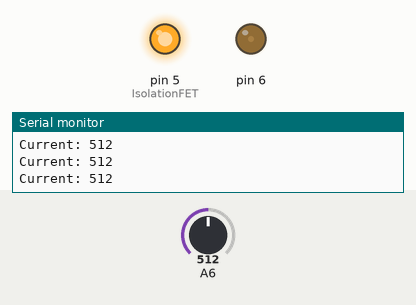
Simulated run of this sketch. Board: Arduino Uno, built with avr-gcc and run on an emulated ATmega328P. On the bench: output pins drawn as LEDs (lit = HIGH), the last lines printed to the serial monitor. The test bench sets the inputs (shaded band); at power-on: A6 = 512.

Above: at 1.26 s.
1.3 s: A6 set to 711
4.3 s: A6 set to 731
At 4.8 s:
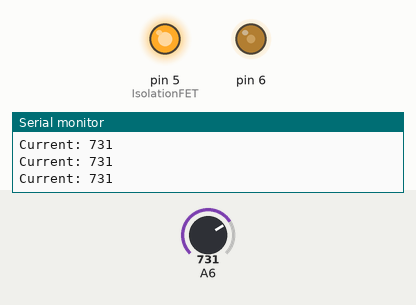
5.8 s: A6 set to 716
At 8.26 s:
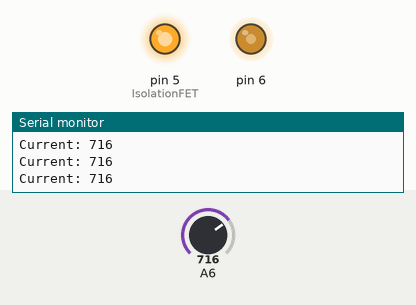
8.8 s: A6 set to 745
11.8 s: A6 set to 725
At 13.0 s:
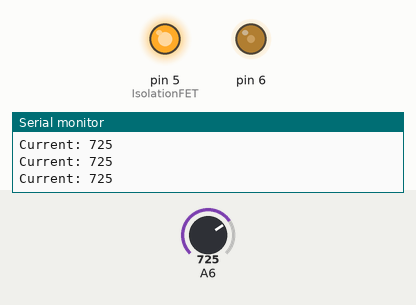
Timing chart, 0 to 14.3 s (numbered marks = the images above; inputs shaded):
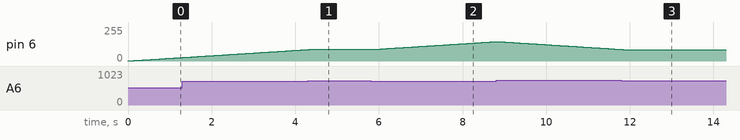

The sketch:

CurrentControl.ino
```cpp
#include <avr/io.h>
#include <avr/interrupt.h>
int DutyCycle = 1;
int IncrementPin = 2;
int PotDirPin = 3;
int IsolationFET = 5;
void setup() {


    /* Set up PWM signal */
    DDRD |= (1<<DDD6);                   //Set PD6 as output
    OCR0A = DutyCycle;                   //Set duty cycle (DC = x/228)
    TCCR0A |= (1<<COM0A1);               //Set to non inverting
    TCCR0A |= (1<<WGM01)|(1<<WGM00);     //Set to fast PWM
    TCCR0B |= (1<<CS01);                 //Set prescaler to 8 and start PWM


//    /* Set up ADC */
//    ADMUX |= (0 << REFS1) | (1 << REFS0); //Reference of AVcc
//    ADCSRA |= (1 << ADEN) | (1 << ADPS2) | (1 << ADPS1) | ( 1 << ADPS0); //Enable the ADC and set the prescaler to 128, ADC frequency of 125kHz
//    ADCSRA |= (1 << ADATE);
//    ADCSRB |= (0 << ADTS2) | (0 << ADTS1) | (0 << ADTS0);
//    ADMUX |= (0b00000111);               //Select ADC channel 7
//    ADCSRA |= (1 << ADSC);

    pinMode(IsolationFET, OUTPUT);      // sets the digital pin as output
    digitalWrite(IsolationFET, HIGH);
    Serial.begin(19200);
    Serial.println("Hi");
}

//void loop() {
//  int i=0;
//  for(i=0; i<=20; i++){
//      int BoostInput = analogRead(7);
//      if (BoostInput<760&&DutyCycle<200){
//        DutyCycle++;
//      }
//
//      if (BoostInput>780&&DutyCycle>0){
//        DutyCycle--;
//      }


void loop() {
  int i=0;
  for(i=0; i<=20; i++){
      int CurrentCheck = analogRead(6);         //
      if (CurrentCheck<720&&DutyCycle<200){
        DutyCycle++;
      }

      if (CurrentCheck>735&&DutyCycle>0){
        DutyCycle--;
      }

      delay(50);
//      Serial.print("Boost: ");
//      Serial.println(BoostInput);
        Serial.print("Current: ");
        Serial.println(CurrentCheck);
      OCR0A = DutyCycle;                         //Set duty cycle (DC = x/228)

  }
// int PotInput = analogRead(6);
//      if(PotInput>=560){
//        digitalWrite(PotDirPin, LOW);
//        digitalWrite(IncrementPin, HIGH);   // sets the LED on
//        delay(1);
//        digitalWrite(IncrementPin, LOW);    // sets the LED off
//        Serial.println("GO DOWN");
//      }
//      if(PotInput<550){
//        digitalWrite(PotDirPin, HIGH);
//        digitalWrite(IncrementPin, HIGH);   // sets the LED on
//        delay(.01);
//        digitalWrite(IncrementPin, LOW);    // sets the LED off
//        Serial.println("GO UP");
//      }

//      Serial.print("Pot: ");
//      Serial.println(PotInput);
//
    }
```

Measured:
- the behaviour switches between 719 and 720 on A6 (found by bisection; images 0 and 1)
- after the input at 4.3 s, pin 6: goes on until 4.3 s, then stays 87/255
- after the input at 5.8 s, pin 6: moves from 87/255 to 145/255 over 2.9 s, starting after 0.09 s
- after the input at 11.8 s, pin 6: goes on until 11.8 s, then stays 86/255
